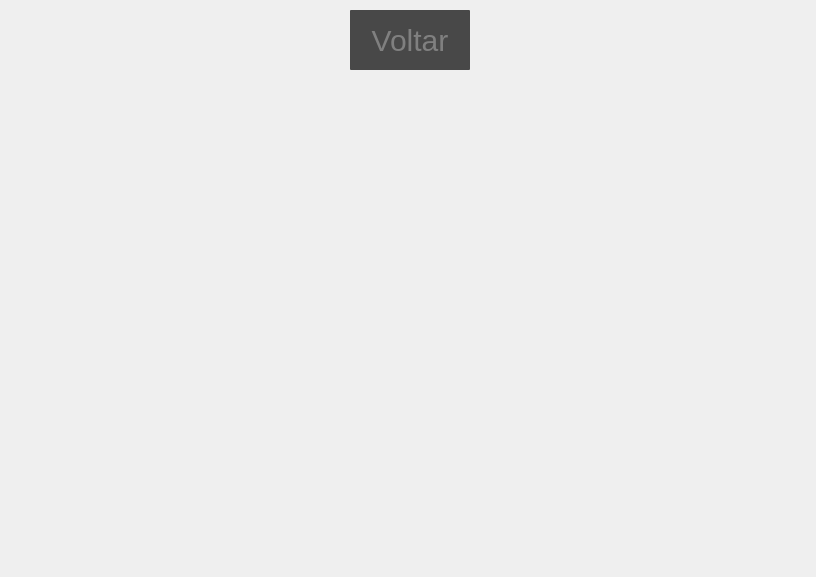
<?xml version="1.0" encoding="UTF-8"?>
<ui version="4.0">
 <class>sofa</class>
 <widget class="QMainWindow" name="sofa">
  <property name="geometry">
   <rect>
    <x>0</x>
    <y>0</y>
    <width>816</width>
    <height>577</height>
   </rect>
  </property>
  <property name="minimumSize">
   <size>
    <width>816</width>
    <height>577</height>
   </size>
  </property>
  <property name="maximumSize">
   <size>
    <width>816</width>
    <height>577</height>
   </size>
  </property>
  <property name="windowTitle">
   <string>Jogo</string>
  </property>
  <widget class="QWidget" name="sofa1">
   <widget class="QLabel" name="label">
    <property name="geometry">
     <rect>
      <x>0</x>
      <y>0</y>
      <width>816</width>
      <height>577</height>
     </rect>
    </property>
    <property name="minimumSize">
     <size>
      <width>816</width>
      <height>577</height>
     </size>
    </property>
    <property name="maximumSize">
     <size>
      <width>816</width>
      <height>577</height>
     </size>
    </property>
    <property name="text">
     <string/>
    </property>
    <property name="pixmap">
     <pixmap resource="../../imagens/Sala/Sala.qrc">:/png/sofa.png</pixmap>
    </property>
    <property name="scaledContents">
     <bool>true</bool>
    </property>
   </widget>
   <widget class="QPushButton" name="voltar">
    <property name="geometry">
     <rect>
      <x>350</x>
      <y>10</y>
      <width>120</width>
      <height>60</height>
     </rect>
    </property>
    <property name="minimumSize">
     <size>
      <width>120</width>
      <height>60</height>
     </size>
    </property>
    <property name="styleSheet">
     <string notr="true">border-radius: 1px;
background-color: rgba(0, 0, 0, 0.7);
color: grey;
font-size: 30px;</string>
    </property>
    <property name="text">
     <string>Voltar</string>
    </property>
   </widget>
  </widget>
 </widget>
 <resources>
  <include location="../../imagens/Sala/Sala.qrc"/>
 </resources>
 <connections/>
</ui>
